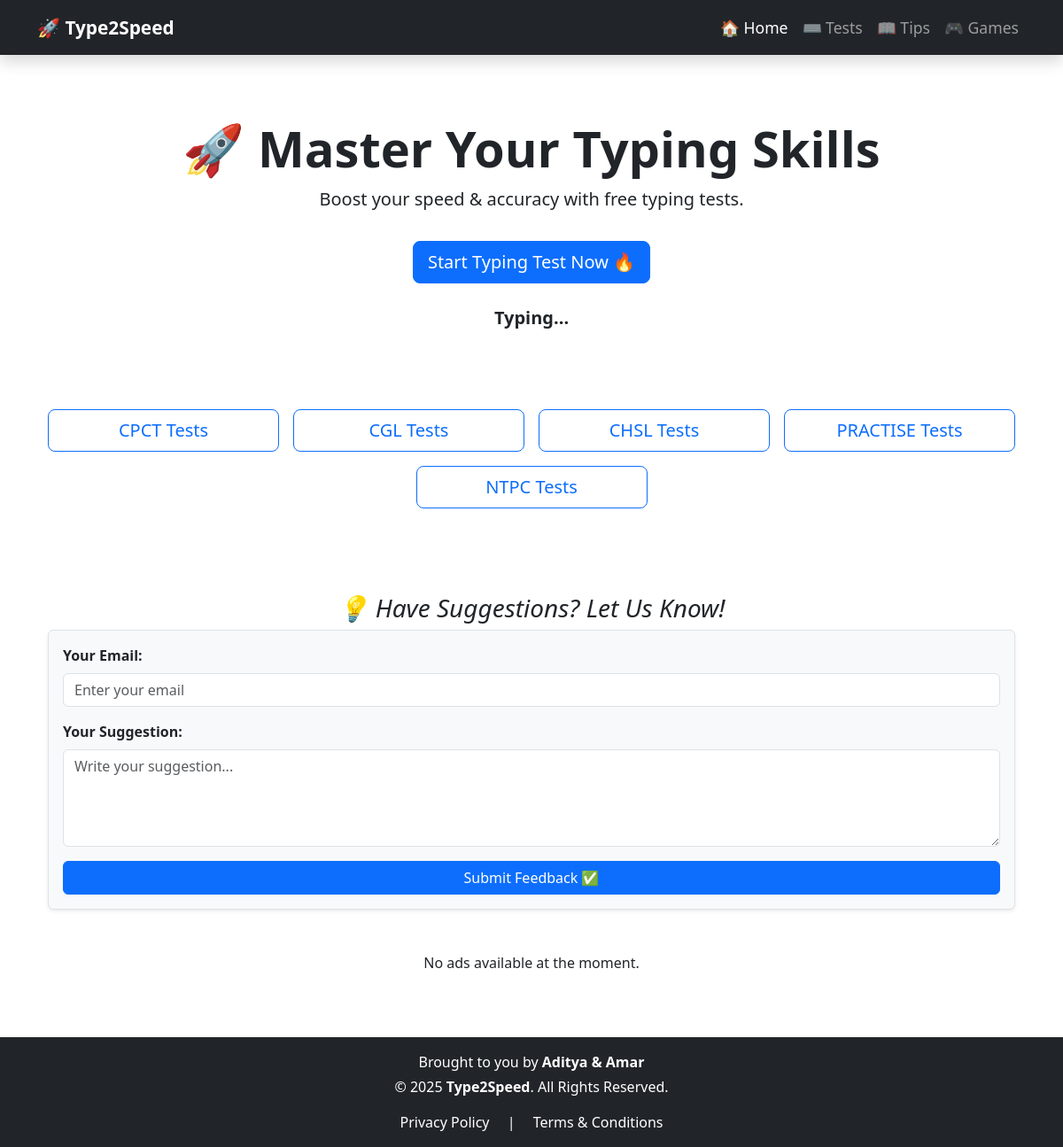
The page / on the database its author committed.
### typing_app/models.py (models this page shows, shortened)
class ExamType(models.Model):
    name = models.CharField(max_length=50, unique=True)  # ✅ Now dynamically adding exams
    instructions = models.TextField(
        help_text="Instructions for this exam type",
        blank=True,
        null=True
    )

### typing_app/views.py (the view)
# urls.py: path('', home_view, name="home"),
def home_view(request):
    color_map = {
    "CHSL": "primary",
    "CGL": "success",
    "CPCT": "danger",
    "PRACTISE": "info",
    "NTPC": "secondary",
}
    exams = ExamType.objects.all()  # Fetch all exam types from the database
    for exam in exams:
        exam.color = color_map.get(exam.name, "secondary")
    exam_count = exams.count()  # Get the number of exams
    column_size = 12 // min(exam_count, 4)  # Dynamically calculate the column size
    ads = AdPlacement.objects.filter(active=True)
    return render(request, "typing_app/home.html", {"exams": exams, "column_size": column_size,"ads": ads})

### typing_app/templates/typing_app/home.html (shortened to what this page needs)
{% extends 'typing_app/base.html' %}
{% block content %}
<div class="hero-section text-center py-5">
    <h1 class="display-4 fw-bold">🚀 Master Your Typing Skills</h1>
    <p class="lead">Boost your speed & accuracy with free typing tests.</p>
    <a href="{% url 'practise-instructions' 'PRACTISE' %}" class="btn btn-primary btn-lg mt-3">
        Start Typing Test Now 🔥
    </a>
    <div class="typing-loader mt-4"></div>
</div>
<div class="container text-center">
    <div class="row mt-4 justify-content-center g-3">
        {% for exam in exams %}
        <div class="col-md-{{ column_size }} col-sm-6 d-flex justify-content-center">
            <a href="{% url 'passages' exam.name %}" class="btn btn-outline-primary btn-lg w-100">
                {{ exam.name }} Tests
            </a>
        </div>
        {% endfor %}
    </div>
</div>
<div class="container mt-5 pt-5">
    <h3 class="text-center"><i>💡 Have Suggestions? Let Us Know!</i></h3>
    <form action="{% url 'feedback' %}" method="post" class="p-3 border rounded shadow-sm bg-light">
        <div class="mb-3">
            <label for="email" class="form-label"><strong>Your Email:</strong></label>
            <input type="email" name="email" id="email" class="form-control" required placeholder="Enter your email">
        </div>
        <div class="mb-3">
            <label for="suggestion" class="form-label"><strong>Your Suggestion:</strong></label>
            <textarea name="suggestion" id="suggestion" rows="4" class="form-control" required placeholder="Write your suggestion..."></textarea>
        </div>
        <button type="submit" class="btn btn-primary w-100">Submit Feedback ✅</button>
    </form>
</div>
<div class="container text-center my-5">
    {% for ad in ads %}
        <div class="ad-space mb-4">
            <a href="{{ ad.link }}" target="_blank">
                <img src="{{ ad.image.url }}" alt="{{ ad.title }}" class="img-fluid">
            </a>
        </div>
    {% empty %}
        <p>No ads available at the moment.</p>
    {% endfor %}
</div>
{% endblock %}

### typing_app/templates/typing_app/base.html (shortened to what this page needs)
<!DOCTYPE html>
<html lang="en">
  {% load static %}
  <head>
    <link
      href="https://cdn.jsdelivr.net/npm/bootstrap@5.3.0/dist/css/bootstrap.min.css"
      rel="stylesheet"
    />
  </head>
  <body>
    <nav class="navbar navbar-expand-lg navbar-dark bg-dark shadow">
      <div class="container">
        <a class="navbar-brand fw-bold" href="/">🚀 Type2Speed</a>
        <div
          class="collapse navbar-collapse justify-content-end"
          id="navbarNav"
        >
          <ul class="navbar-nav">
            <li class="nav-item">
              <a class="nav-link active" href="/">🏠 Home</a>
            </li>
            <li class="nav-item">
              <a class="nav-link" href="{% url 'tests' %}">⌨ Tests</a>
            </li>
            <li class="nav-item">
              <a class="nav-link" href="{% url 'tips' %}">📖 Tips</a>
            </li>
            <li class="nav-item">
              <a class="nav-link" href="{% url 'typing-games' %}">🎮 Games</a>
            </li>
          </ul>
        </div>
      </div>
    </nav>
    <div class="container my-4">{% block content %}{% endblock %}</div>
    <footer class="bg-dark text-white py-3 text-center">
      <p class="mb-1">
        Brought to you by <span class="fw-bold">Aditya & Amar</span>
      </p>
      <p class="mb-0">
        &copy; 2025 <strong>Type2Speed</strong>. All Rights Reserved.
      </p>
      <div class="mt-3">
        <a href="{% url 'privacy-policy' %}" class="text-white text-decoration-none mx-3">Privacy Policy</a> |
        <a href="{% url 'terms-and-conditions' %}" class="text-white text-decoration-none mx-3">Terms & Conditions</a>
      </div>
    </footer>
  </body>
</html>

### typing_app/templates/typing_app/base.html (style rules this page uses)
html, body { height: 100%; display: flex; flex-direction: column; }
.container { flex: 1; }
.navbar { font-size: 1.1rem; }
.navbar-brand { font-size: 1.3rem; }
.nav-link { transition: 0.3s ease-in-out; padding: 10px 15px; }
footer { width: 100%; background-color: #212529; color: white; text-align: center; padding: 10px 0; position: relative; bottom: 0; }

### typing_app/templates/typing_app/home.html (style rules this page uses)
.typing-loader { font-size: 20px; font-weight: bold; display: flex; justify-content: center; align-items: center; }
.typing-loader::after { content: "Typing..."; animation: typing 1.5s infinite; }

### rows shown on the page
ExamType: name "CPCT"
ExamType: name "CGL"
ExamType: name "CHSL"
ExamType: name "PRACTISE"
ExamType: name "NTPC"
